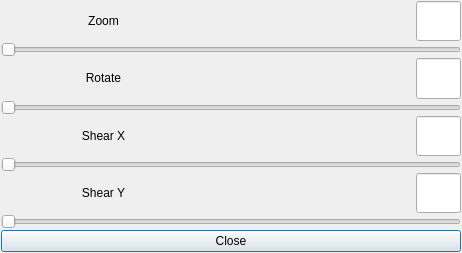
<?xml version="1.0" encoding="UTF-8"?>
<ui version="4.0" stdsetdef="1">
  <author></author>
  <comment></comment>
  <exportmacro></exportmacro>
  <class>DialogMatrix</class>
  <widget class="QDialog" name="DialogMatrix">
    <property name="geometry">
      <rect>
        <x>0</x>
        <y>0</y>
        <width>462</width>
        <height>253</height>
      </rect>
    </property>
    <property name="windowTitle">
      <string>Matrix Dialog</string>
    </property>
    <layout class="QGridLayout">
      <property name="margin">
        <number>0</number>
      </property>
      <property name="spacing">
        <number>0</number>
      </property>
      <item row="0" column="0">
        <layout class="QVBoxLayout">
          <property name="margin">
            <number>1</number>
          </property>
          <property name="spacing">
            <number>1</number>
          </property>
          <item>
            <layout class="QHBoxLayout">
              <item>
                <widget class="QLabel" name="textLabel1_2">
                  <property name="sizePolicy">
                    <sizepolicy>
                      <hsizetype>3</hsizetype>
                      <vsizetype>5</vsizetype>
                      <horstretch>0</horstretch>
                      <verstretch>0</verstretch>
                    </sizepolicy>
                  </property>
                  <property name="text">
                    <string>&lt;p align=&quot;center&quot;&gt;Zoom&lt;/p&gt;</string>
                  </property>
                  <property name="wordWrap">
                    <bool>false</bool>
                  </property>
                </widget>
              </item>
              <item>
                <spacer name="spacer1">
                  <property name="sizeHint">
                    <size>
                      <width>31</width>
                      <height>20</height>
                    </size>
                  </property>
                  <property name="sizeType">
                    <enum>QSizePolicy::Expanding</enum>
                  </property>
                  <property name="orientation">
                    <enum>Qt::Horizontal</enum>
                  </property>
                </spacer>
              </item>
              <item>
                <widget class="QLineEdit" name="m_pEditZoom">
                  <property name="minimumSize">
                    <size>
                      <width>45</width>
                      <height>0</height>
                    </size>
                  </property>
                  <property name="maximumSize">
                    <size>
                      <width>45</width>
                      <height>32767</height>
                    </size>
                  </property>
                </widget>
              </item>
            </layout>
          </item>
          <item>
            <widget class="QSlider" name="m_pSliderZoom">
              <property name="orientation">
                <enum>Qt::Horizontal</enum>
              </property>
            </widget>
          </item>
          <item>
            <layout class="QHBoxLayout">
              <item>
                <widget class="QLabel" name="textLabel1">
                  <property name="sizePolicy">
                    <sizepolicy>
                      <hsizetype>3</hsizetype>
                      <vsizetype>5</vsizetype>
                      <horstretch>0</horstretch>
                      <verstretch>0</verstretch>
                    </sizepolicy>
                  </property>
                  <property name="text">
                    <string>&lt;p align=&quot;center&quot;&gt;Rotate&lt;/p&gt;</string>
                  </property>
                  <property name="wordWrap">
                    <bool>false</bool>
                  </property>
                </widget>
              </item>
              <item>
                <spacer name="spacer2">
                  <property name="sizeHint">
                    <size>
                      <width>30</width>
                      <height>20</height>
                    </size>
                  </property>
                  <property name="sizeType">
                    <enum>QSizePolicy::Expanding</enum>
                  </property>
                  <property name="orientation">
                    <enum>Qt::Horizontal</enum>
                  </property>
                </spacer>
              </item>
              <item>
                <widget class="QLineEdit" name="m_pEditRotate">
                  <property name="minimumSize">
                    <size>
                      <width>45</width>
                      <height>0</height>
                    </size>
                  </property>
                  <property name="maximumSize">
                    <size>
                      <width>45</width>
                      <height>32767</height>
                    </size>
                  </property>
                </widget>
              </item>
            </layout>
          </item>
          <item>
            <widget class="QSlider" name="m_pSliderRotate">
              <property name="orientation">
                <enum>Qt::Horizontal</enum>
              </property>
            </widget>
          </item>
          <item>
            <layout class="QHBoxLayout">
              <item>
                <widget class="QLabel" name="textLabel1_2_2">
                  <property name="sizePolicy">
                    <sizepolicy>
                      <hsizetype>7</hsizetype>
                      <vsizetype>5</vsizetype>
                      <horstretch>0</horstretch>
                      <verstretch>0</verstretch>
                    </sizepolicy>
                  </property>
                  <property name="text">
                    <string>&lt;p align=&quot;center&quot;&gt;Shear X&lt;/p&gt;</string>
                  </property>
                  <property name="wordWrap">
                    <bool>false</bool>
                  </property>
                </widget>
              </item>
              <item>
                <spacer name="spacer3">
                  <property name="sizeHint">
                    <size>
                      <width>31</width>
                      <height>20</height>
                    </size>
                  </property>
                  <property name="sizeType">
                    <enum>QSizePolicy::Expanding</enum>
                  </property>
                  <property name="orientation">
                    <enum>Qt::Horizontal</enum>
                  </property>
                </spacer>
              </item>
              <item>
                <widget class="QLineEdit" name="m_pEditShearX">
                  <property name="minimumSize">
                    <size>
                      <width>45</width>
                      <height>0</height>
                    </size>
                  </property>
                  <property name="maximumSize">
                    <size>
                      <width>45</width>
                      <height>32767</height>
                    </size>
                  </property>
                </widget>
              </item>
            </layout>
          </item>
          <item>
            <widget class="QSlider" name="m_pSliderShearX">
              <property name="orientation">
                <enum>Qt::Horizontal</enum>
              </property>
            </widget>
          </item>
          <item>
            <layout class="QHBoxLayout">
              <item>
                <widget class="QLabel" name="textLabel1_3">
                  <property name="sizePolicy">
                    <sizepolicy>
                      <hsizetype>3</hsizetype>
                      <vsizetype>5</vsizetype>
                      <horstretch>0</horstretch>
                      <verstretch>0</verstretch>
                    </sizepolicy>
                  </property>
                  <property name="text">
                    <string>&lt;p align=&quot;center&quot;&gt;Shear Y&lt;/p&gt;</string>
                  </property>
                  <property name="wordWrap">
                    <bool>false</bool>
                  </property>
                </widget>
              </item>
              <item>
                <spacer name="spacer4">
                  <property name="sizeHint">
                    <size>
                      <width>30</width>
                      <height>20</height>
                    </size>
                  </property>
                  <property name="sizeType">
                    <enum>QSizePolicy::Expanding</enum>
                  </property>
                  <property name="orientation">
                    <enum>Qt::Horizontal</enum>
                  </property>
                </spacer>
              </item>
              <item>
                <widget class="QLineEdit" name="m_pEditShearY">
                  <property name="minimumSize">
                    <size>
                      <width>45</width>
                      <height>0</height>
                    </size>
                  </property>
                  <property name="maximumSize">
                    <size>
                      <width>45</width>
                      <height>32767</height>
                    </size>
                  </property>
                </widget>
              </item>
            </layout>
          </item>
          <item>
            <widget class="QSlider" name="m_pSliderShearY">
              <property name="orientation">
                <enum>Qt::Horizontal</enum>
              </property>
            </widget>
          </item>
          <item>
            <widget class="QPushButton" name="m_pButtonClose">
              <property name="text">
                <string>Close</string>
              </property>
            </widget>
          </item>
        </layout>
      </item>
    </layout>
  </widget>
  <layoutdefault spacing="6" margin="11"/>
  <pixmapfunction>qPixmapFromMimeSource</pixmapfunction>
  <includes>
    <include location="global">qmatrix.h</include>
    <include location="local">menuobject.h</include>
  </includes>
  <connections>
    <connection>
      <sender>m_pButtonClose</sender>
      <signal>clicked()</signal>
      <receiver>DialogMatrix</receiver>
      <slot>slotClose()</slot>
    </connection>
    <connection>
      <sender>m_pSliderZoom</sender>
      <signal>valueChanged(int)</signal>
      <receiver>DialogMatrix</receiver>
      <slot>slotZoom(int)</slot>
    </connection>
    <connection>
      <sender>m_pSliderRotate</sender>
      <signal>valueChanged(int)</signal>
      <receiver>DialogMatrix</receiver>
      <slot>slotRotate(int)</slot>
    </connection>
    <connection>
      <sender>m_pSliderShearX</sender>
      <signal>valueChanged(int)</signal>
      <receiver>DialogMatrix</receiver>
      <slot>slotShearX(int)</slot>
    </connection>
    <connection>
      <sender>m_pSliderShearY</sender>
      <signal>valueChanged(int)</signal>
      <receiver>DialogMatrix</receiver>
      <slot>slotShearY(int)</slot>
    </connection>
    <connection>
      <sender>m_pSliderZoom</sender>
      <signal>sliderReleased()</signal>
      <receiver>DialogMatrix</receiver>
      <slot>slotSliderReleased()</slot>
    </connection>
    <connection>
      <sender>m_pSliderRotate</sender>
      <signal>sliderReleased()</signal>
      <receiver>DialogMatrix</receiver>
      <slot>slotSliderReleased()</slot>
    </connection>
    <connection>
      <sender>m_pSliderShearX</sender>
      <signal>sliderReleased()</signal>
      <receiver>DialogMatrix</receiver>
      <slot>slotSliderReleased()</slot>
    </connection>
    <connection>
      <sender>m_pSliderShearY</sender>
      <signal>sliderReleased()</signal>
      <receiver>DialogMatrix</receiver>
      <slot>slotSliderReleased()</slot>
    </connection>
    <connection>
      <sender>m_pSliderRotate</sender>
      <signal>sliderPressed()</signal>
      <receiver>DialogMatrix</receiver>
      <slot>slotSliderPressed()</slot>
    </connection>
    <connection>
      <sender>m_pSliderShearX</sender>
      <signal>sliderPressed()</signal>
      <receiver>DialogMatrix</receiver>
      <slot>slotSliderPressed()</slot>
    </connection>
    <connection>
      <sender>m_pSliderShearY</sender>
      <signal>sliderPressed()</signal>
      <receiver>DialogMatrix</receiver>
      <slot>slotSliderPressed()</slot>
    </connection>
    <connection>
      <sender>m_pSliderZoom</sender>
      <signal>sliderPressed()</signal>
      <receiver>DialogMatrix</receiver>
      <slot>slotSliderPressed()</slot>
    </connection>
    <connection>
      <sender>m_pEditZoom</sender>
      <signal>lostFocus()</signal>
      <receiver>DialogMatrix</receiver>
      <slot>slotZoomChanged()</slot>
    </connection>
    <connection>
      <sender>m_pEditRotate</sender>
      <signal>lostFocus()</signal>
      <receiver>DialogMatrix</receiver>
      <slot>slotRotateChanged()</slot>
    </connection>
    <connection>
      <sender>m_pEditShearX</sender>
      <signal>lostFocus()</signal>
      <receiver>DialogMatrix</receiver>
      <slot>slotShearXChanged()</slot>
    </connection>
    <connection>
      <sender>m_pEditShearY</sender>
      <signal>lostFocus()</signal>
      <receiver>DialogMatrix</receiver>
      <slot>slotShearYChanged()</slot>
    </connection>
  </connections>
</ui>
